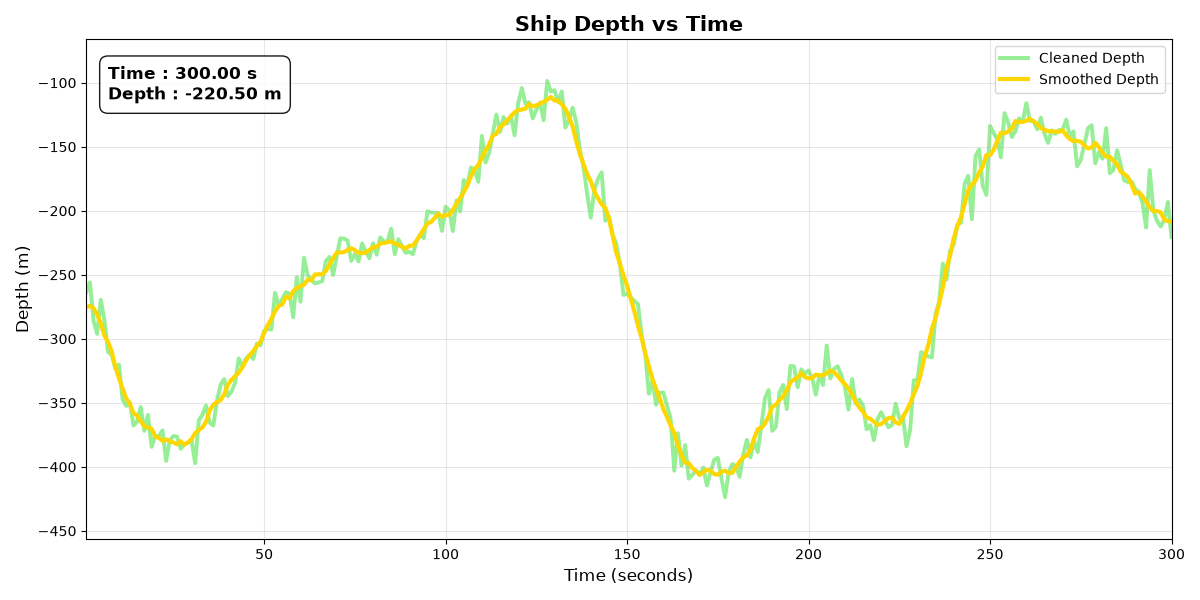

This chart was generated by the following Python code:
import pandas as pd
import numpy as np
import matplotlib.pyplot as plt
from matplotlib.animation import FuncAnimation


# ============================================================
# 1. LOAD THE CSV DATA
# ============================================================

# Path of the CSV file containing the ship's depth data
file_name = "Depth Data.csv"

# Read the CSV file into a pandas DataFrame
data = pd.read_csv(file_name)

# Convert the Point column into numeric time values
# Invalid values are converted to NaN
time = pd.to_numeric(data["Point"], errors="coerce")

# Convert the Depth column into numeric depth values
depth = pd.to_numeric(data["Depth (m)"], errors="coerce")


# ============================================================
# 2. CLEAN THE DEPTH DATA
# ============================================================

# Remove unrealistic depth values
# Any absolute depth greater than 1000 m is considered invalid
depth.loc[depth.abs() > 1000] = np.nan

# Treat zero depth values as invalid/missing data
depth.loc[depth == 0] = np.nan

# Fill missing values by linear interpolation
depth_clean = depth.interpolate(method="linear")

# If missing values remain at the beginning or end,
# fill them using the nearest available value
depth_clean = depth_clean.bfill().ffill()


# ============================================================
# 3. SMOOTH THE DEPTH DATA
# ============================================================

# Number of data points used for calculating the moving average
window_size = 7

# Apply a centered moving average to reduce noise
depth_smooth = depth_clean.rolling(
    window=window_size,
    center=True,
    min_periods=1
).mean()

# Fill any remaining missing values
depth_smooth = depth_smooth.bfill().ffill()


# ============================================================
# 4. REMOVE INVALID ROWS
# ============================================================

# Keep only rows where:
# - Time is valid
# - Cleaned depth is valid
# - Smoothed depth is valid
valid = (
    time.notna()
    & depth_clean.notna()
    & depth_smooth.notna()
)

# Remove invalid rows and reset the index
time = time[valid].reset_index(drop=True)
depth_clean = depth_clean[valid].reset_index(drop=True)
depth_smooth = depth_smooth[valid].reset_index(drop=True)


# ============================================================
# 5. SORT DATA ACCORDING TO TIME
# ============================================================

# Get the order of rows required to arrange time from
# smallest to largest
sort_order = np.argsort(time.values)

# Apply the same sorting order to all columns
time = time.iloc[sort_order].reset_index(drop=True)
depth_clean = depth_clean.iloc[sort_order].reset_index(drop=True)
depth_smooth = depth_smooth.iloc[sort_order].reset_index(drop=True)


# ============================================================
# 6. SET ANIMATION PARAMETERS
# ============================================================

# Number of frames shown every second
FPS = 2

# Use every data point from the CSV as an animation frame
# This makes the animation cover the complete dataset
animation_times = time.to_numpy()

# Total number of frames in the animation
TOTAL_FRAMES = len(animation_times)

# Find the starting and ending time values
start_time = float(time.iloc[0])
end_time = float(time.iloc[-1])


# ============================================================
# 7. CONVERT DATA TO NUMPY ARRAYS
# ============================================================

# NumPy arrays make the animation calculations faster
time_values = time.to_numpy()
clean_values = depth_clean.to_numpy()
smooth_values = depth_smooth.to_numpy()


# ============================================================
# 8. CALCULATE Y-AXIS LIMITS
# ============================================================

# Combine cleaned and smoothed depth values
# so that both graphs fit properly on the Y-axis
all_depth_values = np.concatenate([
    clean_values,
    smooth_values
])

# Find minimum and maximum depth
depth_min = float(np.min(all_depth_values))
depth_max = float(np.max(all_depth_values))

# Calculate the range of depth values
depth_range = depth_max - depth_min

# Add 10% space above and below the graph
# Minimum margin is set to 1 metre
margin = max(depth_range * 0.10, 1)


# ============================================================
# 9. CREATE THE GRAPH
# ============================================================

fig, ax = plt.subplots(figsize=(12, 6))

# Set the X-axis to cover the complete time range
ax.set_xlim(start_time, end_time)

# Set the Y-axis limits with some extra margin
ax.set_ylim(
    depth_min - margin,
    depth_max + margin
)

# Label the X-axis
ax.set_xlabel(
    "Time (seconds)",
    fontsize=12
)

# Label the Y-axis
ax.set_ylabel(
    "Depth (m)",
    fontsize=12
)

# Set the graph title
ax.set_title(
    "Ship Depth vs Time",
    fontsize=15,
    fontweight="bold"
)

# Add a light grid to make the graph easier to read
ax.grid(
    True,
    alpha=0.3
)


# ============================================================
# 10. CREATE THE TWO ANIMATED LINES
# ============================================================

# Line showing the cleaned depth data
(cleaned_line,) = ax.plot(
    [],
    [],
    color="#90EE90",
    linewidth=2.8,
    alpha=0.95,
    label="Cleaned Depth",
    zorder=1
)

# Line showing the smoothed depth data
(smoothed_line,) = ax.plot(
    [],
    [],
    color="#FFD700",
    linewidth=3,
    alpha=1.0,
    label="Smoothed Depth",
    zorder=2
)


# ============================================================
# 11. CREATE THE LIVE DATA DISPLAY
# ============================================================

# Create a text box inside the graph
# It will display the current time and depth
value_text = ax.text(
    0.02,
    0.95,
    "",
    transform=ax.transAxes,
    fontsize=12,
    fontweight="bold",
    verticalalignment="top",
    bbox=dict(
        boxstyle="round,pad=0.5",
        facecolor="white",
        edgecolor="black",
        alpha=0.9
    ),
    zorder=4
)

# Display the legend
ax.legend(loc="upper right")


# ============================================================
# 12. INITIALIZE THE ANIMATION
# ============================================================

def init():

    # Start with both lines empty
    cleaned_line.set_data([], [])
    smoothed_line.set_data([], [])

    # Clear the live data display
    value_text.set_text("")

    return (
        cleaned_line,
        smoothed_line,
        value_text
    )


# ============================================================
# 13. UPDATE THE GRAPH FOR EACH FRAME
# ============================================================

def update(frame):

    # Get the time corresponding to the current frame
    current_time = animation_times[frame]

    # Include all data points up to the current frame
    index = frame + 1

    # Get X and Y values for the cleaned depth line
    cleaned_x = time_values[:index]
    cleaned_y = clean_values[:index]

    # Get X and Y values for the smoothed depth line
    smooth_x = time_values[:index]
    smooth_y = smooth_values[:index]

    # Update the cleaned depth line
    cleaned_line.set_data(
        cleaned_x,
        cleaned_y
    )

    # Update the smoothed depth line
    smoothed_line.set_data(
        smooth_x,
        smooth_y
    )

    # Update the live time and depth display
    value_text.set_text(
        f"Time : {current_time:.2f} s\n"
        f"Depth : {clean_values[frame]:.2f} m"
    )

    return (
        cleaned_line,
        smoothed_line,
        value_text
    )


# ============================================================
# 14. CREATE THE ANIMATION
# ============================================================

animation = FuncAnimation(
    fig,

    # Function that updates the graph
    update,

    # Number of frames to display
    frames=TOTAL_FRAMES,

    # Function used to initialize the animation
    init_func=init,

    # 1000 ms = 1 second between frames
    interval=1000 / FPS,

    # Do not use blitting
    blit=False,

    # Play the animation only once
    repeat=False
)


# ============================================================
# 15. DISPLAY THE GRAPH
# ============================================================

# Automatically adjust spacing so labels don't overlap
plt.tight_layout()

# Show the animated graph
plt.show()
